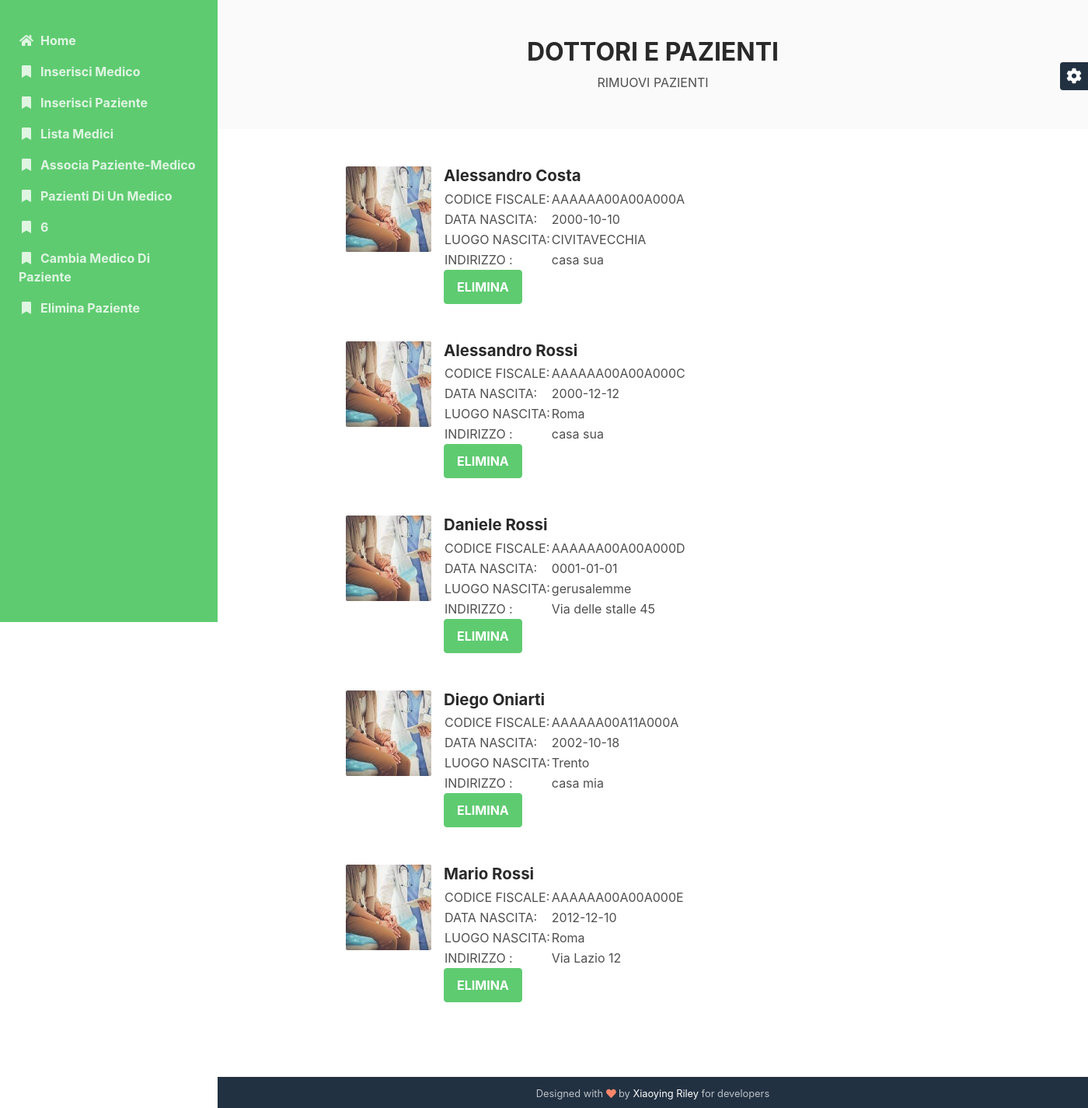
The app's page /sito/rimuoviPaziente.php with its own data.
### tables this page shows
CREATE TABLE `paziente` (
  `CF` varchar(16) NOT NULL,
  `cognome` varchar(30) NOT NULL,
  `nome` varchar(30) NOT NULL,
  `dataNascita` date NOT NULL,
  `luogoNascita` varchar(50) NOT NULL,
  `indirizzo` varchar(50) NOT NULL,
  `fkMedico` varchar(16) DEFAULT NULL,
  `dataAssociazione` date DEFAULT NULL
);

### sito/rimuoviPaziente.php (the view, shortened to what this page needs)
<!DOCTYPE html>
<html lang="en">
<head>
    <link id="theme-style" rel="stylesheet" href="assets/css/theme-1.css">
</head>
<body>
    <?php
    include('./SCRIPT/connetti.php');
    ?>
    <div class="main-wrapper">
        <section class="cta-section theme-bg-light py-5">
		    <div class="container text-center">
			    <h2 class="heading">DOTTORI E PAZIENTI</h2>
			    <div class="intro">RIMUOVI PAZIENTI</div>
		    </div>
	    </section>
	    <section class="blog-list px-3 py-5 p-md-5">
		    <div class="container">
                <form action="./SCRIPT/rimuoviPaziente.php" method="post" onsubmit="return confirm('SICURO DI VOLER RIMUOVERE IL PAZIENTE?')">
                    <?php
                    $pazienti_sql = mysqli_query($connessione, "SELECT * FROM `paziente` ORDER BY nome,cognome");
                    while ($paziente = mysqli_fetch_assoc($pazienti_sql)){
                        $codice = $paziente['CF'];
                        $cognome = $paziente['cognome'];
                        $nome = $paziente['nome'];
                        $data = $paziente['dataNascita'];
                        $luogo = $paziente['luogoNascita'];
                        $indirizzo = $paziente['indirizzo'];
                        echo("
                        <div class='item mb-5'>
                            <div class='media'>
                                <img class='mr-3 img-fluid post-thumb d-none d-md-flex' src='./IMMAGINI/paziente.jfif' alt='image'>
                                <div class='media-body'>
                                    <h3 class='title mb-1'>$nome $cognome</h3>
                                    <table>
                                        <tr>
                                            <td>CODICE FISCALE: </td>
                                            <td>$codice</td>
                                        </tr>
                                        <tr>
                                            <td>DATA NASCITA: </td>
                                            <td>$data</td>
                                        </tr>
                                        <tr>
                                            <td>LUOGO NASCITA: </td>
                                            <td>$luogo</td>
                                        </tr>
                                        <tr>
                                            <td>INDIRIZZO : </td>
                                            <td>$indirizzo</td>
                                        </tr>
                                    </table>
                                    <button name='paziente' type='submit' value='$codice' class='btn btn-primary'>ELIMINA</button>
                                </div>
                            </div>
                        </div>
                        ");
                    }
                    ?>
                </form>
            </div>
	    </section>
	    <footer class="footer text-center py-2 theme-bg-dark">
                <small class="copyright">Designed with <i class="fas fa-heart" style="color: #fb866a;"></i> by <a href="http://themes.3rdwavemedia.com" target="_blank">Xiaoying Riley</a> for developers</small>
	    </footer>
    </div>
</body>
</html>

### records on screen
paziente: nome "Alessandro", cognome "Costa", CF "AAAAAA00A00A000A", dataNascita "2000-10-10", luogoNascita "CIVITAVECCHIA", indirizzo "casa sua"
paziente: nome "Alessandro", cognome "Rossi", CF "AAAAAA00A00A000C", dataNascita "2000-12-12", luogoNascita "Roma", indirizzo "casa sua"
paziente: nome "Daniele", cognome "Rossi", CF "AAAAAA00A00A000D", dataNascita "0001-01-01", luogoNascita "gerusalemme", indirizzo "Via delle stalle 45"
paziente: nome "Diego", cognome "Oniarti", CF "AAAAAA00A11A000A", dataNascita "2002-10-18", luogoNascita "Trento", indirizzo "casa mia"
paziente: nome "Mario", cognome "Rossi", CF "AAAAAA00A00A000E", dataNascita "2012-12-10", luogoNascita "Roma", indirizzo "Via Lazio 12"
